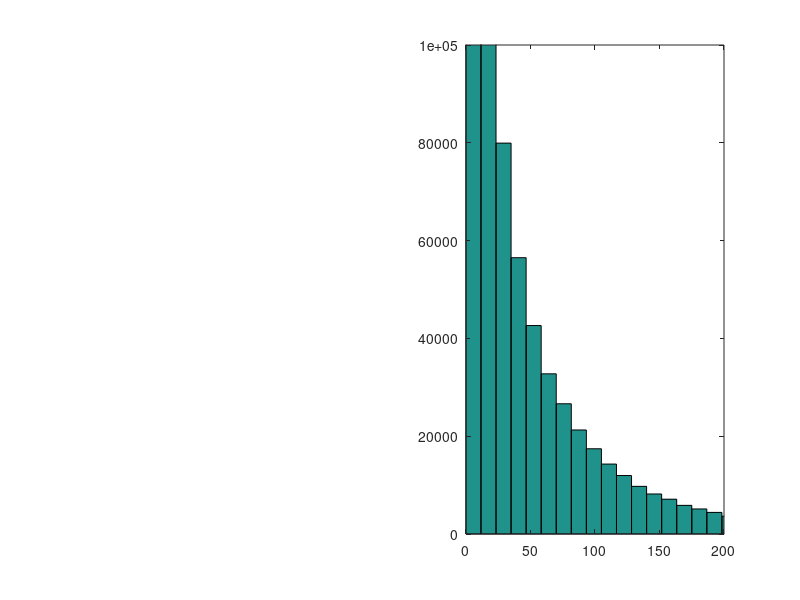

This chart was generated by the following MATLAB code: (Note: this script raises an error after producing the figure.)
%% BETA DISTRIBUTION

xx = linspace(0,1,100);
plot(xx,betapdf(xx,1.3,4))

%% gamma distribution

Jbar = 35;
tau = 95;
samples = gamrnd(Jbar/tau,tau,[1,1e6]);
% figure
subplot(1,2,2)
hist(samples,100)
axis([0 200, 0 1e5]);

%% check percent correct as a function of session
subjid = 'MP';
exptype = 'Contrast';

filepath = 'experiment_data/output_mat/round4/';
filename = ['Exp_ChangeLocalization_' exptype '_subj' subjid '.mat'];

load([filepath filename],'progPC')
plot(progPC,'ko'); hold on
plot([0 60],[25 25],'Color',0.7*ones(1,3)); % chance
plot([10 10;20 20;30 30;40 40;50 50],[0 100],'Color',0.7*ones(1,3))
ylim([0 100])
defaultplot;
hold off
xlabel('block number')
ylabel('PC')


%% check percent correct as a function of delta and confidence
clear all

subjid = 'JP';
exptype = 'Contrast';

filepath = 'experiment_data/output_mat/round4/';
filename = ['Exp_ChangeLocalization_' exptype '_subj' subjid '.mat'];
load([filepath filename],'designMat','stimuliMat','names')

% plotting as a function of delta
deltaVec = unique(abs(designMat(:,1)));
nDeltas = length(deltaVec);
PCVec = nan(1,nDeltas);
for idelta = 1:nDeltas
    delta = deltaVec(idelta);
    idx = (abs(designMat(:,1)) == delta);
    
    PCVec(idelta) = nanmean(designMat(idx,10));
end
figure;
plot(deltaVec,PCVec,'ok')
xlabel('delta')
ylabel('PC')
ylim([0 1])
defaultplot

% plotting as a function of confidence
nConf = 4;
PCVec = nan(1,nConf);
for iconf = 1:nConf
    idx = (designMat(:,12) == iconf);
    
    PCVec(iconf) = mean(designMat(idx,10));
end
figure;
plot(PCVec,'ok')
xlabel('confidence')
ylabel('PC')
ylim([0 1])
defaultplot


%% logistic regression: pc ~ condition + delta
clear all
clc

subjid = 'AHY';
load(sprintf('data_ChangeLocalization_subj%s.mat',subjid));

deltaVec = 2.5:5:87.5;              % possible change values
respVec = [3 0 4 0 0 0 2 0 1];      % go from response key to location index

designMat = designMat(designMat(:,2) ~= 2,:);

% set X and y matrices
y = designMat(:,7); % correct/not correct
X = [designMat(:,2) abs(designMat(:,1))]; % delay, delta
X(X(:,1) == 0,2) = 1; % delay for 0 condition is 1
X(X(:,2) == 4,2) = 3; % delay for 4 condition is 3

% logistic regression
mdl = fitglm(X,y,'Distribution','binomial')
ci = coefCI(mdl)

%% linear regression: confidence ~ condition + delta

clear all

subjid = 'AHY';
load(sprintf('data_ChangeLocalization_subj%s.mat',subjid));

deltaVec = 2.5:5:87.5;              % possible change values
respVec = [3 0 4 0 0 0 2 0 1];      % go from response key to location index

designMat = designMat(designMat(:,2) ~= 2,:);

% set X and y matrices
y = designMat(:,9); % confidence rating
X = [designMat(:,2) abs(designMat(:,1))]; % delay, delta
X(X(:,1) == 0,2) = 1; % delay for 0 condition is 1
X(X(:,2) == 4,2) = 3; % delay for 4 condition is 3

% linear regression
X = [ones(size(designMat,1),1) X];
[b,bint,~,~,stats] = regress(y,X) % stats: R^2, F, p, and estimate of error variance

% % ordinal multinomial regression
% [B,dev,stats] = mnrfit(X,y,'model','ordinal')
% LL = stats.beta - 1.96*stats.se
% UL = stats.beta + 1.96*stats.se
%
% % plot regression fits
% xx = linspace(5,85,50);
% XX = [ones(50,1) 3*ones(50,1) xx'];
% BMat = [B(1:3)'; repmat(B(4:end),1,3)];
% logoddsMat = XX*BMat; % log odds for each of the 3 equations
% logoddssign = sign(logoddsMat);
% difflogoddssign = diff(logoddssign,1,2); % difference between the signs of log odds
% [row,col] = find(difflogoddssign == 2);
% predictedConf = nan(50,1);
% predictedConf(row) = col+1;
% predictedConf(logoddssign(:,1) == 1 ) = 1;
% predictedConf(logoddssign(:,3) == -1) = 4;
% hold on; plot(xx,predictedConf);


%% create model fit datat psychometric fn
clear all

load('modelfits.mat')
model = 2;
subjids = {'AHY','LA'};
nSubj = length(subjids);
deltaVec = 2.5:5:87.5;

for isubj = 1:nSubj;
    subjid = subjids{isubj};
    bfp = squeeze(xbest(isubj,model,:));
    
    X = []; % data in luigiform
    Nsamples = 1e5; % default if empty
    
    [~,prmat,X] = AhyBCL_datalikeall(bfp,X,model,Nsamples);
    data = X;
    save(sprintf('experiment_data/grant_data/luigidata_ChangeLocalization_subj%s_model%d.mat',subjid,model),'data','prmat');
end

for isubj = 1:nSubj;
    subjid = subjids{isubj};
    load(sprintf('experiment_data/grant_data/luigidata_ChangeLocalization_subj%s_model%d.mat',subjid,model));
    
    % plot psychometric function
    figure;
    hold on;
    colors = aspencolors(4,'pastel');%['b'; 'y'; 'g'; 'r'];
    condlegendd = {'0/2', '2/1','2/2','4/1'};
    for icond = 1:4;
        subplot(2,2,icond)
        plot_psychometricfunction({subjid},icond); % plot real data
        pc = prmat{icond}(:,1)';
        pc_std = pc.*(1-pc)./24;
        plot_summaryfit(deltaVec,[],[],pc,pc_std,colors(icond,:),colors(icond,:));
        title(condlegendd{icond})
        axis([0 90 0 1])
        ax = gca;
        ax.XTick = [0 30 60 90];
        ax.YTick = 0:.5:1;
        %     fill([deltaVec fliplr(deltaVec)],[pc-pc_std fliplr(pc + pc_std)],colors(icond,:))
    end
    
end

%% LOOK AT SOME STIMULI ON PSYCHTOOLBOX

% line stimuli
numDegrees = 180;
% prefs.lineArea = prefs.stimArea; % so line is same area as ellipse
lineWidth = 3; % pixels
lineLength = 100;
lineCoordinates = nan(2,numDegrees);
for j = 1:numDegrees;
    [lineCoordinates(1,j), lineCoordinates(2,j)] = lineCoord(lineLength,j);
end

% psychtoolbox
screenNumber = max(Screen('Screens'));       % use external screen if exists
[w, h] = Screen('WindowSize', screenNumber);  % screen resolution of smaller display
screenCenter = [w h]/2;
windowPtr = Screen('OpenWindow',screenNumber,128*ones(1,3),[],32,2);
Screen(windowPtr,'BlendFunction',GL_SRC_ALPHA,GL_ONE_MINUS_SRC_ALPHA);

% make gabor patch with full contrast
stimLength = 100;
StimSizes = [stimLength stimLength];
reliability = 1; % contrast of 1
im = makeGabor(stimLength, reliability);
StimPatch= Screen('MakeTexture',windowPtr,im);


pos = screenCenter + [100 100];
lineVec = [0 30];
nLines = length(lineVec);
for iline = 1:nLines;
    deg = mod(90-lineVec(iline),180);
    if deg == 0; deg = 180; end
    
    % gabor
    srcrect = [0 0 StimSizes];
    destrect = CenterRectOnPoint(srcrect,pos(1),pos(2));
    Screen('DrawTexture', windowPtr, StimPatch, srcrect,destrect, 180-90+deg);
    
    % line
    lineStim = lineCoordinates(:,deg);
    xy = [-lineStim lineStim];
    Screen('DrawLines',windowPtr, xy, lineWidth,256,pos,1);
    
    Screen('flip',windowPtr); % tic;
    pause;
end

sca;
ShowCursor;




%% ============================================
%       LOOKING AT PARAMETER FITS
% ============================================

%% COMPILE MODEL FITS FOR ALL SUBJECTS
clear all

modelVec = [1 2];
subjids = {'1','2','3','4','5','6'};
exptypeVec = {'Contrast','Delay'};
filepath = 'analysis/2_fitdata/fits/';

nSubjs = length(subjids);
nModels = length(modelVec);
nExptype = length(exptypeVec);
nParams = 4;

for imodel = 1:nModels
    model = modelVec(imodel)
    modelstr = ['model' num2str(model)];
    
    for iexptype = 1:nExptype
        exptype = exptypeVec{iexptype}
        
        for isubj = 1:nSubjs
            isubj
            subjid = subjids{isubj};
            filename = sprintf('%sChangeLocalization_%s_model%d_subj%s.txt',filepath,exptype,model,subjid);
            alldata = dlmread(filename);
            
            datasorted = sortrows(alldata,nParams+1);
            fits.(modelstr).(exptype).bfpMat(isubj,:)= datasorted(end,1:nParams);
            fits.(modelstr).(exptype).LLVec(isubj)= datasorted(end,nParams+1);
        end
    end
    
end

save([filepath 'modelfits.mat'],'fits')

%% MODEL COMPARISON

nParams = 4;
Contrast_AICMat = -2.*[fits.model1.Contrast.LLVec; fits.model2.Contrast.LLVec]+2*nParams;
Delay_AICMat = -2.* [fits.model1.Delay.LLVec; fits.model2.Delay.LLVec]+2*nParams;
modcomp = Contrast_AICMat + Delay_AICMat;
nSubj = size(modcomp,2);

comparetype = 3;
switch comparetype
    case 1 % just contrast
        comparevalue = Contrast_AICMat;
    case 2 % just delay
        comparevalue = Delay_AICMat;
    case 3 % both
        comparevalue = modcomp;
end

% positive number means 
moddiff = bsxfun(@minus,comparevalue,comparevalue(1,:))
mean_moddiff = mean(moddiff,2)
sem_moddiff = std(moddiff,[],2)./sqrt(nSubj)
bar(moddiff')

%% =======================
%  PLOTS
% ===================

clear all

filepath = 'analysis/2_fitdata/fits/';
load([filepath 'modelfits.mat'])
subjids = {'1','2','3','4','5','6'};
exptype = 'Delay';
model = 1;
modelstr = sprintf('model%d',model);

nSubj = length(subjids);
deltaVec = 2.5:5:87.5;

for isubj = 1:nSubj
subjid = subjids{isubj};
bfp = fits.(modelstr).(exptype).bfpMat(isubj,:);
try
if bfp(4) == 0
    bfp(4) = 1e-6;
end
end

X = []; % data in luigiform
Nsamples = 1000; % default if empty

[~,prmat,X] = AhyBCL_datalikeall(bfp,X,model,Nsamples);

% plot psychometric function
figure;
hold on;
colors = aspencolors(4,'pastel');%['b'; 'y'; 'g'; 'r'];
condlegendd = {'0/2', '2/1','2/2','4/1'};
for icond = 1:4
    subplot(2,2,icond)
    plot_psychometricfunction({subjid},exptype,icond); % plot real data
    pc = prmat{icond}(:,1)';
    pc_std = pc.*(1-pc)./24;
    plot_summaryfit(deltaVec,[],[],pc,pc_std,colors(icond,:),colors(icond,:));
    title(condlegendd{icond})
    axis([0 90 0 1])
    ax = gca;
    ax.XTick = [0 30 60 90];
    ax.YTick = 0:.5:1;
    %     fill([deltaVec fliplr(deltaVec)],[pc-pc_std fliplr(pc + pc_std)],colors(icond,:))
end
end

%% average plot

clear all

filepath = 'analysis/2_fitdata/fits/';
load([filepath 'modelfits.mat'])
subjids = {'1','2','3','4','5','6'};
% subjids = {'ALM','DR','EN','MR'};
exptype = 'Delay';
model = 1;

modelstr = sprintf('model%d',model);
nSubj = length(subjids);
deltaVec = 2.5:5:87.5;

PRMat = cell(1,4);
for isubj = 1:nSubj
    subjid = subjids{isubj};
    bfp = fits.(modelstr).(exptype).bfpMat(isubj,:);
    try
    if bfp(4) == 0
        bfp(4) = 1e-6;
    end
    end
    
    X = []; % data in luigiform
    Nsamples = 1000; % default if empty
    
    [~,prmat,X] = AhyBCL_datalikeall(bfp,X,model,Nsamples);
    
    PRMat = cellfun(@(x,y) [x;y(:,1)'],PRMat,prmat,'UniformOutput',false);
    
end
mean_mod = cellfun(@mean,PRMat,'UniformOutput',false);
sem_mod = cellfun(@(x) std(x)/sqrt(size(x,1)),PRMat,'UniformOutput',false);
mean_mod= reshape(cell2mat(mean_mod),[18 4])';
sem_mod = reshape(cell2mat(sem_mod),[18 4])';

% plot psychometric function
figure;
hold on;
colors = aspencolors(4,'pastel');%['b'; 'y'; 'g'; 'r'];
condlegendd = {'0/2', '2/1','2/2','4/1'};
for icond = 1:4
    
    subplot(2,2,icond)
    plot_psychometricfunction(subjids,exptype,icond); % plot real data
    
    plot_summaryfit(deltaVec,[],[],mean_mod(icond,:),sem_mod(icond,:),colors(icond,:),colors(icond,:));
    title(condlegendd{icond})
    axis([0 90 0 1])
    ax = gca;
    ax.XTick = [0 30 60 90];
    ax.YTick = 0:.5:1;
    %     fill([deltaVec fliplr(deltaVec)],[pc-pc_std fliplr(pc + pc_std)],colors(icond,:))
end
